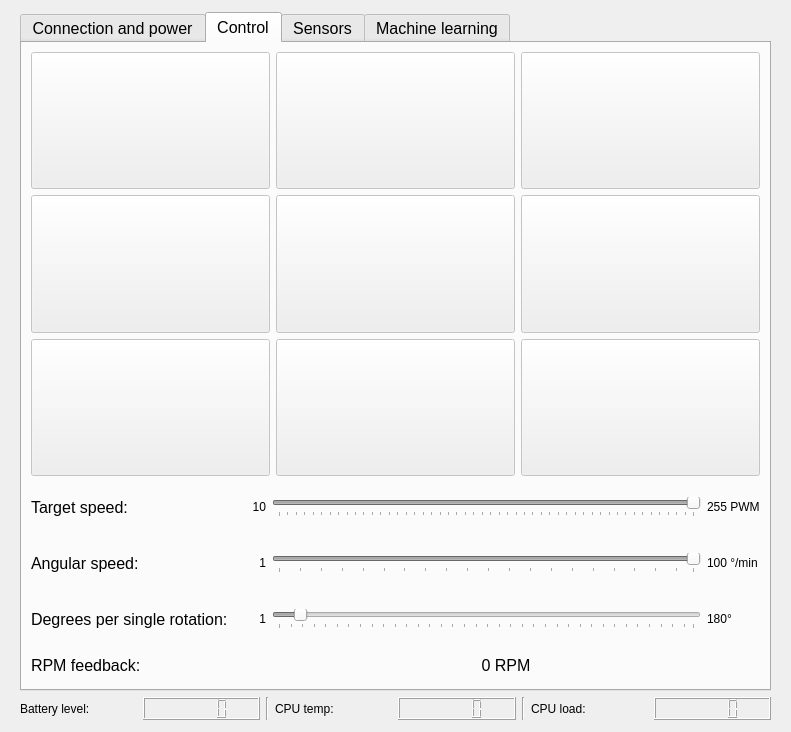
<?xml version="1.0" encoding="UTF-8"?>
<ui version="4.0">
 <class>Main</class>
 <widget class="QMainWindow" name="Main">
  <property name="geometry">
   <rect>
    <x>0</x>
    <y>0</y>
    <width>791</width>
    <height>732</height>
   </rect>
  </property>
  <property name="windowTitle">
   <string>Main</string>
  </property>
  <widget class="QWidget" name="centralwidget">
   <layout class="QGridLayout" name="gridLayout">
    <property name="leftMargin">
     <number>20</number>
    </property>
    <property name="topMargin">
     <number>12</number>
    </property>
    <property name="rightMargin">
     <number>20</number>
    </property>
    <property name="bottomMargin">
     <number>12</number>
    </property>
    <item row="1" column="0" colspan="3">
     <layout class="QHBoxLayout" name="horizontalLayout">
      <item>
       <widget class="QLabel" name="batteryLabel">
        <property name="text">
         <string>Battery level:</string>
        </property>
       </widget>
      </item>
      <item>
       <widget class="QLCDNumber" name="batteryNumber">
        <property name="font">
         <font>
          <pointsize>10</pointsize>
          <weight>75</weight>
          <bold>true</bold>
         </font>
        </property>
       </widget>
      </item>
      <item>
       <widget class="Line" name="line">
        <property name="orientation">
         <enum>Qt::Vertical</enum>
        </property>
       </widget>
      </item>
      <item>
       <widget class="QLabel" name="cpuTempLabel">
        <property name="text">
         <string>CPU temp:</string>
        </property>
       </widget>
      </item>
      <item>
       <widget class="QLCDNumber" name="cpuTempNumber">
        <property name="font">
         <font>
          <pointsize>10</pointsize>
          <weight>75</weight>
          <bold>true</bold>
         </font>
        </property>
       </widget>
      </item>
      <item>
       <widget class="Line" name="line_3">
        <property name="orientation">
         <enum>Qt::Vertical</enum>
        </property>
       </widget>
      </item>
      <item>
       <widget class="QLabel" name="label_11">
        <property name="text">
         <string>CPU load:</string>
        </property>
       </widget>
      </item>
      <item>
       <widget class="QLCDNumber" name="lcdNumber"/>
      </item>
     </layout>
    </item>
    <item row="0" column="0" colspan="3">
     <widget class="QTabWidget" name="tabWidget">
      <property name="enabled">
       <bool>true</bool>
      </property>
      <property name="font">
       <font>
        <pointsize>12</pointsize>
        <weight>50</weight>
        <bold>false</bold>
       </font>
      </property>
      <property name="currentIndex">
       <number>1</number>
      </property>
      <widget class="QWidget" name="connTab">
       <attribute name="title">
        <string>Connection and power</string>
       </attribute>
       <layout class="QGridLayout" name="gridLayout_6" rowstretch="0,0,0,0,0,0" columnstretch="0,0,0">
        <property name="leftMargin">
         <number>15</number>
        </property>
        <property name="rightMargin">
         <number>15</number>
        </property>
        <item row="5" column="2">
         <spacer name="verticalSpacer_2">
          <property name="orientation">
           <enum>Qt::Vertical</enum>
          </property>
          <property name="sizeHint" stdset="0">
           <size>
            <width>20</width>
            <height>40</height>
           </size>
          </property>
         </spacer>
        </item>
        <item row="3" column="1" colspan="2">
         <widget class="Line" name="line_2">
          <property name="orientation">
           <enum>Qt::Horizontal</enum>
          </property>
         </widget>
        </item>
        <item row="4" column="2">
         <widget class="QCheckBox" name="motorPowerBox">
          <property name="text">
           <string>Enabled</string>
          </property>
         </widget>
        </item>
        <item row="1" column="1">
         <widget class="QLabel" name="ipLabel">
          <property name="font">
           <font>
            <pointsize>12</pointsize>
            <weight>75</weight>
            <bold>true</bold>
           </font>
          </property>
          <property name="text">
           <string>Server IP:</string>
          </property>
         </widget>
        </item>
        <item row="1" column="2">
         <widget class="QLineEdit" name="ipField">
          <property name="font">
           <font>
            <pointsize>12</pointsize>
            <weight>50</weight>
            <bold>false</bold>
           </font>
          </property>
          <property name="text">
           <string>localhost</string>
          </property>
         </widget>
        </item>
        <item row="2" column="2">
         <widget class="QPushButton" name="connectButton">
          <property name="minimumSize">
           <size>
            <width>0</width>
            <height>50</height>
           </size>
          </property>
          <property name="font">
           <font>
            <pointsize>17</pointsize>
            <weight>75</weight>
            <bold>true</bold>
           </font>
          </property>
          <property name="text">
           <string>Connect</string>
          </property>
          <property name="icon">
           <iconset>
            <normaloff>res/wifi.svg</normaloff>res/wifi.svg</iconset>
          </property>
          <property name="iconSize">
           <size>
            <width>32</width>
            <height>32</height>
           </size>
          </property>
         </widget>
        </item>
        <item row="4" column="1">
         <widget class="QLabel" name="label_10">
          <property name="text">
           <string>Motor power:</string>
          </property>
         </widget>
        </item>
       </layout>
      </widget>
      <widget class="QWidget" name="moveTab">
       <property name="enabled">
        <bool>true</bool>
       </property>
       <attribute name="title">
        <string>Control</string>
       </attribute>
       <layout class="QGridLayout" name="gridLayout_5">
        <item row="4" column="0">
         <widget class="QPushButton" name="moveDownLeft">
          <property name="enabled">
           <bool>false</bool>
          </property>
          <property name="sizePolicy">
           <sizepolicy hsizetype="Expanding" vsizetype="Expanding">
            <horstretch>0</horstretch>
            <verstretch>0</verstretch>
           </sizepolicy>
          </property>
          <property name="text">
           <string/>
          </property>
          <property name="icon">
           <iconset>
            <normaloff>res/arrow_downleft.svg</normaloff>res/arrow_downleft.svg</iconset>
          </property>
          <property name="iconSize">
           <size>
            <width>128</width>
            <height>128</height>
           </size>
          </property>
         </widget>
        </item>
        <item row="4" column="2">
         <widget class="QPushButton" name="moveDownRight">
          <property name="enabled">
           <bool>false</bool>
          </property>
          <property name="sizePolicy">
           <sizepolicy hsizetype="Expanding" vsizetype="Expanding">
            <horstretch>0</horstretch>
            <verstretch>0</verstretch>
           </sizepolicy>
          </property>
          <property name="text">
           <string/>
          </property>
          <property name="icon">
           <iconset>
            <normaloff>res/arrow_downright.svg</normaloff>res/arrow_downright.svg</iconset>
          </property>
          <property name="iconSize">
           <size>
            <width>128</width>
            <height>128</height>
           </size>
          </property>
         </widget>
        </item>
        <item row="5" column="0" rowspan="2" colspan="3">
         <layout class="QGridLayout" name="gridLayout_8" rowstretch="0,0,0,0" columnstretch="1,0,2,0" rowminimumheight="50,50,50,30">
          <property name="topMargin">
           <number>0</number>
          </property>
          <property name="bottomMargin">
           <number>0</number>
          </property>
          <item row="1" column="2">
           <widget class="QSlider" name="rotSpeedSlider">
            <property name="enabled">
             <bool>false</bool>
            </property>
            <property name="minimum">
             <number>1</number>
            </property>
            <property name="maximum">
             <number>100</number>
            </property>
            <property name="singleStep">
             <number>5</number>
            </property>
            <property name="value">
             <number>100</number>
            </property>
            <property name="orientation">
             <enum>Qt::Horizontal</enum>
            </property>
            <property name="tickPosition">
             <enum>QSlider::TicksBelow</enum>
            </property>
            <property name="tickInterval">
             <number>5</number>
            </property>
           </widget>
          </item>
          <item row="1" column="1">
           <widget class="QLabel" name="label_5">
            <property name="font">
             <font>
              <pointsize>9</pointsize>
              <weight>50</weight>
              <bold>false</bold>
             </font>
            </property>
            <property name="text">
             <string>1</string>
            </property>
            <property name="alignment">
             <set>Qt::AlignRight|Qt::AlignTrailing|Qt::AlignVCenter</set>
            </property>
           </widget>
          </item>
          <item row="1" column="0">
           <widget class="QLabel" name="label_2">
            <property name="text">
             <string>Angular speed:</string>
            </property>
           </widget>
          </item>
          <item row="0" column="0">
           <widget class="QLabel" name="speedLabel">
            <property name="font">
             <font>
              <pointsize>12</pointsize>
              <weight>50</weight>
              <bold>false</bold>
             </font>
            </property>
            <property name="text">
             <string>Target speed:</string>
            </property>
           </widget>
          </item>
          <item row="3" column="0">
           <widget class="QLabel" name="label">
            <property name="text">
             <string>RPM feedback:</string>
            </property>
           </widget>
          </item>
          <item row="0" column="1">
           <widget class="QLabel" name="label_4">
            <property name="font">
             <font>
              <pointsize>9</pointsize>
              <weight>50</weight>
              <bold>false</bold>
             </font>
            </property>
            <property name="text">
             <string>10</string>
            </property>
            <property name="alignment">
             <set>Qt::AlignRight|Qt::AlignTrailing|Qt::AlignVCenter</set>
            </property>
           </widget>
          </item>
          <item row="2" column="1">
           <widget class="QLabel" name="label_6">
            <property name="font">
             <font>
              <pointsize>9</pointsize>
              <weight>50</weight>
              <bold>false</bold>
             </font>
            </property>
            <property name="text">
             <string>1</string>
            </property>
            <property name="alignment">
             <set>Qt::AlignRight|Qt::AlignTrailing|Qt::AlignVCenter</set>
            </property>
           </widget>
          </item>
          <item row="2" column="0">
           <widget class="QLabel" name="label_3">
            <property name="text">
             <string>Degrees per single rotation:</string>
            </property>
           </widget>
          </item>
          <item row="2" column="2">
           <widget class="QSlider" name="degPerClickSlider">
            <property name="enabled">
             <bool>false</bool>
            </property>
            <property name="minimum">
             <number>1</number>
            </property>
            <property name="maximum">
             <number>180</number>
            </property>
            <property name="singleStep">
             <number>5</number>
            </property>
            <property name="value">
             <number>10</number>
            </property>
            <property name="orientation">
             <enum>Qt::Horizontal</enum>
            </property>
            <property name="tickPosition">
             <enum>QSlider::TicksBelow</enum>
            </property>
            <property name="tickInterval">
             <number>5</number>
            </property>
           </widget>
          </item>
          <item row="0" column="2">
           <widget class="QSlider" name="speedSlider">
            <property name="enabled">
             <bool>false</bool>
            </property>
            <property name="minimum">
             <number>10</number>
            </property>
            <property name="maximum">
             <number>255</number>
            </property>
            <property name="singleStep">
             <number>5</number>
            </property>
            <property name="value">
             <number>255</number>
            </property>
            <property name="sliderPosition">
             <number>255</number>
            </property>
            <property name="orientation">
             <enum>Qt::Horizontal</enum>
            </property>
            <property name="tickPosition">
             <enum>QSlider::TicksBelow</enum>
            </property>
            <property name="tickInterval">
             <number>5</number>
            </property>
           </widget>
          </item>
          <item row="0" column="3">
           <widget class="QLabel" name="label_7">
            <property name="font">
             <font>
              <pointsize>9</pointsize>
              <weight>50</weight>
              <bold>false</bold>
             </font>
            </property>
            <property name="text">
             <string>255 PWM</string>
            </property>
           </widget>
          </item>
          <item row="1" column="3">
           <widget class="QLabel" name="label_8">
            <property name="font">
             <font>
              <pointsize>9</pointsize>
              <weight>50</weight>
              <bold>false</bold>
             </font>
            </property>
            <property name="text">
             <string>100 °/min</string>
            </property>
           </widget>
          </item>
          <item row="2" column="3">
           <widget class="QLabel" name="label_9">
            <property name="font">
             <font>
              <pointsize>9</pointsize>
              <weight>50</weight>
              <bold>false</bold>
             </font>
            </property>
            <property name="text">
             <string>180°</string>
            </property>
           </widget>
          </item>
          <item row="3" column="1" colspan="3">
           <widget class="QLabel" name="motorRPMLabel">
            <property name="text">
             <string>0 RPM</string>
            </property>
            <property name="alignment">
             <set>Qt::AlignCenter</set>
            </property>
           </widget>
          </item>
         </layout>
        </item>
        <item row="3" column="0">
         <widget class="QPushButton" name="rotCCWBtn">
          <property name="enabled">
           <bool>false</bool>
          </property>
          <property name="sizePolicy">
           <sizepolicy hsizetype="Expanding" vsizetype="Expanding">
            <horstretch>0</horstretch>
            <verstretch>0</verstretch>
           </sizepolicy>
          </property>
          <property name="font">
           <font>
            <pointsize>11</pointsize>
            <weight>75</weight>
            <bold>true</bold>
           </font>
          </property>
          <property name="text">
           <string/>
          </property>
          <property name="icon">
           <iconset>
            <normalon>res/rotate_ccw.svg</normalon>
           </iconset>
          </property>
          <property name="iconSize">
           <size>
            <width>128</width>
            <height>128</height>
           </size>
          </property>
         </widget>
        </item>
        <item row="1" column="2">
         <widget class="QPushButton" name="moveUpRight">
          <property name="enabled">
           <bool>false</bool>
          </property>
          <property name="sizePolicy">
           <sizepolicy hsizetype="Expanding" vsizetype="Expanding">
            <horstretch>0</horstretch>
            <verstretch>0</verstretch>
           </sizepolicy>
          </property>
          <property name="font">
           <font>
            <pointsize>11</pointsize>
            <weight>75</weight>
            <bold>true</bold>
           </font>
          </property>
          <property name="text">
           <string/>
          </property>
          <property name="icon">
           <iconset>
            <normalon>res/arrow_upright.svg</normalon>
           </iconset>
          </property>
          <property name="iconSize">
           <size>
            <width>128</width>
            <height>128</height>
           </size>
          </property>
         </widget>
        </item>
        <item row="3" column="1">
         <widget class="QPushButton" name="moveStop">
          <property name="enabled">
           <bool>false</bool>
          </property>
          <property name="sizePolicy">
           <sizepolicy hsizetype="Expanding" vsizetype="Expanding">
            <horstretch>0</horstretch>
            <verstretch>0</verstretch>
           </sizepolicy>
          </property>
          <property name="font">
           <font>
            <pointsize>11</pointsize>
            <weight>75</weight>
            <bold>true</bold>
           </font>
          </property>
          <property name="text">
           <string/>
          </property>
          <property name="icon">
           <iconset>
            <normalon>res/stop.svg</normalon>
           </iconset>
          </property>
          <property name="iconSize">
           <size>
            <width>128</width>
            <height>128</height>
           </size>
          </property>
         </widget>
        </item>
        <item row="1" column="1">
         <widget class="QPushButton" name="moveUp">
          <property name="enabled">
           <bool>false</bool>
          </property>
          <property name="sizePolicy">
           <sizepolicy hsizetype="Expanding" vsizetype="Expanding">
            <horstretch>0</horstretch>
            <verstretch>0</verstretch>
           </sizepolicy>
          </property>
          <property name="font">
           <font>
            <pointsize>11</pointsize>
            <weight>75</weight>
            <bold>true</bold>
           </font>
          </property>
          <property name="text">
           <string/>
          </property>
          <property name="icon">
           <iconset>
            <normalon>res/arrow_up.svg</normalon>
           </iconset>
          </property>
          <property name="iconSize">
           <size>
            <width>128</width>
            <height>128</height>
           </size>
          </property>
         </widget>
        </item>
        <item row="3" column="2">
         <widget class="QPushButton" name="rotCWBtn">
          <property name="enabled">
           <bool>false</bool>
          </property>
          <property name="sizePolicy">
           <sizepolicy hsizetype="Expanding" vsizetype="Expanding">
            <horstretch>0</horstretch>
            <verstretch>0</verstretch>
           </sizepolicy>
          </property>
          <property name="font">
           <font>
            <pointsize>11</pointsize>
            <weight>75</weight>
            <bold>true</bold>
           </font>
          </property>
          <property name="text">
           <string/>
          </property>
          <property name="icon">
           <iconset>
            <normalon>res/rotate_cw.svg</normalon>
           </iconset>
          </property>
          <property name="iconSize">
           <size>
            <width>128</width>
            <height>128</height>
           </size>
          </property>
         </widget>
        </item>
        <item row="1" column="0">
         <widget class="QPushButton" name="moveUpLeft">
          <property name="enabled">
           <bool>false</bool>
          </property>
          <property name="sizePolicy">
           <sizepolicy hsizetype="Expanding" vsizetype="Expanding">
            <horstretch>0</horstretch>
            <verstretch>0</verstretch>
           </sizepolicy>
          </property>
          <property name="font">
           <font>
            <pointsize>11</pointsize>
            <weight>75</weight>
            <bold>true</bold>
           </font>
          </property>
          <property name="text">
           <string/>
          </property>
          <property name="icon">
           <iconset>
            <normalon>res/arrow_upleft.svg</normalon>
           </iconset>
          </property>
          <property name="iconSize">
           <size>
            <width>128</width>
            <height>128</height>
           </size>
          </property>
         </widget>
        </item>
        <item row="4" column="1">
         <widget class="QPushButton" name="moveDown">
          <property name="enabled">
           <bool>false</bool>
          </property>
          <property name="sizePolicy">
           <sizepolicy hsizetype="Expanding" vsizetype="Expanding">
            <horstretch>0</horstretch>
            <verstretch>0</verstretch>
           </sizepolicy>
          </property>
          <property name="font">
           <font>
            <pointsize>11</pointsize>
            <weight>75</weight>
            <bold>true</bold>
           </font>
          </property>
          <property name="text">
           <string/>
          </property>
          <property name="icon">
           <iconset>
            <normalon>res/arrow_down.svg</normalon>
           </iconset>
          </property>
          <property name="iconSize">
           <size>
            <width>128</width>
            <height>128</height>
           </size>
          </property>
         </widget>
        </item>
       </layout>
      </widget>
      <widget class="QWidget" name="sensorsTab">
       <attribute name="title">
        <string>Sensors</string>
       </attribute>
       <layout class="QGridLayout" name="gridLayout_2" rowstretch="0,3,3,3,2" columnstretch="4,6,1">
        <property name="leftMargin">
         <number>15</number>
        </property>
        <property name="rightMargin">
         <number>15</number>
        </property>
        <item row="1" column="0">
         <widget class="QLabel" name="accelLabel">
          <property name="font">
           <font>
            <pointsize>16</pointsize>
            <weight>50</weight>
            <bold>false</bold>
           </font>
          </property>
          <property name="text">
           <string>Accelerometer:</string>
          </property>
          <property name="alignment">
           <set>Qt::AlignLeading|Qt::AlignLeft|Qt::AlignTop</set>
          </property>
         </widget>
        </item>
        <item row="4" column="1">
         <layout class="QGridLayout" name="gridLayout_7">
          <item row="0" column="1">
           <widget class="QLCDNumber" name="irSxDistNumber">
            <property name="sizePolicy">
             <sizepolicy hsizetype="Minimum" vsizetype="Minimum">
              <horstretch>0</horstretch>
              <verstretch>0</verstretch>
             </sizepolicy>
            </property>
            <property name="digitCount">
             <number>7</number>
            </property>
           </widget>
          </item>
          <item row="1" column="1">
           <widget class="QLCDNumber" name="irDxDistNumber">
            <property name="sizePolicy">
             <sizepolicy hsizetype="Minimum" vsizetype="Minimum">
              <horstretch>0</horstretch>
              <verstretch>0</verstretch>
             </sizepolicy>
            </property>
            <property name="digitCount">
             <number>7</number>
            </property>
           </widget>
          </item>
          <item row="0" column="0">
           <widget class="QLabel" name="irSxDistLabel">
            <property name="font">
             <font>
              <pointsize>9</pointsize>
              <weight>50</weight>
              <bold>false</bold>
             </font>
            </property>
            <property name="text">
             <string>1:</string>
            </property>
            <property name="alignment">
             <set>Qt::AlignCenter</set>
            </property>
           </widget>
          </item>
          <item row="1" column="0">
           <widget class="QLabel" name="irDxDistLabel">
            <property name="font">
             <font>
              <pointsize>9</pointsize>
              <weight>50</weight>
              <bold>false</bold>
             </font>
            </property>
            <property name="text">
             <string>2:</string>
            </property>
            <property name="alignment">
             <set>Qt::AlignCenter</set>
            </property>
           </widget>
          </item>
         </layout>
        </item>
        <item row="2" column="2">
         <widget class="QLabel" name="gyroUnitLabel">
          <property name="font">
           <font>
            <pointsize>14</pointsize>
            <weight>50</weight>
            <bold>false</bold>
           </font>
          </property>
          <property name="text">
           <string>rad/s</string>
          </property>
          <property name="alignment">
           <set>Qt::AlignCenter</set>
          </property>
         </widget>
        </item>
        <item row="3" column="1">
         <layout class="QGridLayout" name="gridLayout_4">
          <item row="1" column="0">
           <widget class="QLabel" name="magnYLabel">
            <property name="font">
             <font>
              <pointsize>9</pointsize>
              <weight>50</weight>
              <bold>false</bold>
             </font>
            </property>
            <property name="text">
             <string>Y =</string>
            </property>
            <property name="alignment">
             <set>Qt::AlignCenter</set>
            </property>
           </widget>
          </item>
          <item row="0" column="0">
           <widget class="QLabel" name="magnXLabel">
            <property name="font">
             <font>
              <pointsize>9</pointsize>
              <weight>50</weight>
              <bold>false</bold>
             </font>
            </property>
            <property name="text">
             <string>X =</string>
            </property>
            <property name="alignment">
             <set>Qt::AlignCenter</set>
            </property>
           </widget>
          </item>
          <item row="0" column="1">
           <widget class="QLCDNumber" name="magnXNumber">
            <property name="sizePolicy">
             <sizepolicy hsizetype="Minimum" vsizetype="Minimum">
              <horstretch>0</horstretch>
              <verstretch>0</verstretch>
             </sizepolicy>
            </property>
            <property name="digitCount">
             <number>6</number>
            </property>
           </widget>
          </item>
          <item row="1" column="1">
           <widget class="QLCDNumber" name="magnYNumber">
            <property name="sizePolicy">
             <sizepolicy hsizetype="Minimum" vsizetype="Minimum">
              <horstretch>0</horstretch>
              <verstretch>0</verstretch>
             </sizepolicy>
            </property>
            <property name="digitCount">
             <number>6</number>
            </property>
           </widget>
          </item>
          <item row="2" column="0">
           <widget class="QLabel" name="magnZLabel">
            <property name="font">
             <font>
              <pointsize>9</pointsize>
              <weight>50</weight>
              <bold>false</bold>
             </font>
            </property>
            <property name="text">
             <string>Z =</string>
            </property>
            <property name="alignment">
             <set>Qt::AlignCenter</set>
            </property>
           </widget>
          </item>
          <item row="2" column="1">
           <widget class="QLCDNumber" name="magnZNumber">
            <property name="sizePolicy">
             <sizepolicy hsizetype="Minimum" vsizetype="Minimum">
              <horstretch>0</horstretch>
              <verstretch>0</verstretch>
             </sizepolicy>
            </property>
            <property name="digitCount">
             <number>6</number>
            </property>
           </widget>
          </item>
         </layout>
        </item>
        <item row="3" column="2">
         <widget class="QLabel" name="magnUnitLabel">
          <property name="font">
           <font>
            <pointsize>14</pointsize>
            <weight>50</weight>
            <bold>false</bold>
           </font>
          </property>
          <property name="text">
           <string>uT</string>
          </property>
          <property name="alignment">
           <set>Qt::AlignCenter</set>
          </property>
         </widget>
        </item>
        <item row="2" column="0">
         <widget class="QLabel" name="gyroLabel">
          <property name="font">
           <font>
            <pointsize>16</pointsize>
            <weight>50</weight>
            <bold>false</bold>
           </font>
          </property>
          <property name="text">
           <string>Gyroscope:</string>
          </property>
          <property name="alignment">
           <set>Qt::AlignLeading|Qt::AlignLeft|Qt::AlignTop</set>
          </property>
         </widget>
        </item>
        <item row="4" column="2">
         <widget class="QLabel" name="distanceUnitLabel">
          <property name="font">
           <font>
            <pointsize>14</pointsize>
            <weight>50</weight>
            <bold>false</bold>
           </font>
          </property>
          <property name="text">
           <string>cm</string>
          </property>
          <property name="alignment">
           <set>Qt::AlignCenter</set>
          </property>
         </widget>
        </item>
        <item row="2" column="1">
         <layout class="QGridLayout" name="gridLayout_3">
          <item row="1" column="1">
           <widget class="QLCDNumber" name="gyroYNumber">
            <property name="sizePolicy">
             <sizepolicy hsizetype="Minimum" vsizetype="Minimum">
              <horstretch>0</horstretch>
              <verstretch>0</verstretch>
             </sizepolicy>
            </property>
            <property name="digitCount">
             <number>6</number>
            </property>
           </widget>
          </item>
          <item row="0" column="0">
           <widget class="QLabel" name="gyroXLabel">
            <property name="font">
             <font>
              <pointsize>9</pointsize>
              <weight>50</weight>
              <bold>false</bold>
             </font>
            </property>
            <property name="text">
             <string>X =</string>
            </property>
            <property name="alignment">
             <set>Qt::AlignCenter</set>
            </property>
           </widget>
          </item>
          <item row="0" column="1">
           <widget class="QLCDNumber" name="gyroXNumber">
            <property name="sizePolicy">
             <sizepolicy hsizetype="Minimum" vsizetype="Minimum">
              <horstretch>0</horstretch>
              <verstretch>0</verstretch>
             </sizepolicy>
            </property>
            <property name="digitCount">
             <number>6</number>
            </property>
           </widget>
          </item>
          <item row="1" column="0">
           <widget class="QLabel" name="gyroYLabel">
            <property name="font">
             <font>
              <pointsize>9</pointsize>
              <weight>50</weight>
              <bold>false</bold>
             </font>
            </property>
            <property name="text">
             <string>Y =</string>
            </property>
            <property name="alignment">
             <set>Qt::AlignCenter</set>
            </property>
           </widget>
          </item>
          <item row="2" column="0">
           <widget class="QLabel" name="gyroZLabel">
            <property name="font">
             <font>
              <pointsize>9</pointsize>
              <weight>50</weight>
              <bold>false</bold>
             </font>
            </property>
            <property name="text">
             <string>Z =</string>
            </property>
            <property name="alignment">
             <set>Qt::AlignCenter</set>
            </property>
           </widget>
          </item>
          <item row="2" column="1">
           <widget class="QLCDNumber" name="gyroZNumber">
            <property name="sizePolicy">
             <sizepolicy hsizetype="Minimum" vsizetype="Minimum">
              <horstretch>0</horstretch>
              <verstretch>0</verstretch>
             </sizepolicy>
            </property>
            <property name="digitCount">
             <number>6</number>
            </property>
           </widget>
          </item>
         </layout>
        </item>
        <item row="3" column="0">
         <widget class="QLabel" name="magnLabel">
          <property name="font">
           <font>
            <pointsize>16</pointsize>
            <weight>50</weight>
            <bold>false</bold>
           </font>
          </property>
          <property name="text">
           <string>Magnetometer:</string>
          </property>
          <property name="alignment">
           <set>Qt::AlignLeading|Qt::AlignLeft|Qt::AlignTop</set>
          </property>
         </widget>
        </item>
        <item row="1" column="1">
         <layout class="QGridLayout" name="accelLayout">
          <item row="1" column="0">
           <widget class="QLabel" name="accelYLabel">
            <property name="font">
             <font>
              <pointsize>9</pointsize>
              <weight>50</weight>
              <bold>false</bold>
             </font>
            </property>
            <property name="text">
             <string>Y =</string>
            </property>
            <property name="alignment">
             <set>Qt::AlignCenter</set>
            </property>
           </widget>
          </item>
          <item row="2" column="1">
           <widget class="QLCDNumber" name="accelZNumber">
            <property name="sizePolicy">
             <sizepolicy hsizetype="Minimum" vsizetype="Minimum">
              <horstretch>0</horstretch>
              <verstretch>0</verstretch>
             </sizepolicy>
            </property>
            <property name="digitCount">
             <number>6</number>
            </property>
           </widget>
          </item>
          <item row="0" column="1">
           <widget class="QLCDNumber" name="accelXNumber">
            <property name="sizePolicy">
             <sizepolicy hsizetype="Minimum" vsizetype="Minimum">
              <horstretch>0</horstretch>
              <verstretch>0</verstretch>
             </sizepolicy>
            </property>
            <property name="digitCount">
             <number>6</number>
            </property>
           </widget>
          </item>
          <item row="1" column="1">
           <widget class="QLCDNumber" name="accelYNumber">
            <property name="sizePolicy">
             <sizepolicy hsizetype="Minimum" vsizetype="Minimum">
              <horstretch>0</horstretch>
              <verstretch>0</verstretch>
             </sizepolicy>
            </property>
            <property name="digitCount">
             <number>6</number>
            </property>
           </widget>
          </item>
          <item row="0" column="0">
           <widget class="QLabel" name="accelXLabel">
            <property name="font">
             <font>
              <pointsize>9</pointsize>
              <weight>50</weight>
              <bold>false</bold>
             </font>
            </property>
            <property name="text">
             <string>X =</string>
            </property>
            <property name="alignment">
             <set>Qt::AlignCenter</set>
            </property>
           </widget>
          </item>
          <item row="2" column="0">
           <widget class="QLabel" name="accelZLabel">
            <property name="font">
             <font>
              <pointsize>9</pointsize>
              <weight>50</weight>
              <bold>false</bold>
             </font>
            </property>
            <property name="text">
             <string>Z =</string>
            </property>
            <property name="alignment">
             <set>Qt::AlignCenter</set>
            </property>
           </widget>
          </item>
         </layout>
        </item>
        <item row="1" column="2">
         <widget class="QLabel" name="accelUnitLabel">
          <property name="sizePolicy">
           <sizepolicy hsizetype="Minimum" vsizetype="Preferred">
            <horstretch>0</horstretch>
            <verstretch>0</verstretch>
           </sizepolicy>
          </property>
          <property name="font">
           <font>
            <pointsize>14</pointsize>
            <weight>50</weight>
            <bold>false</bold>
           </font>
          </property>
          <property name="text">
           <string>m/s</string>
          </property>
          <property name="alignment">
           <set>Qt::AlignCenter</set>
          </property>
         </widget>
        </item>
        <item row="4" column="0">
         <widget class="QLabel" name="irDistLabel">
          <property name="font">
           <font>
            <pointsize>16</pointsize>
            <weight>50</weight>
            <bold>false</bold>
           </font>
          </property>
          <property name="text">
           <string>Distance:</string>
          </property>
          <property name="alignment">
           <set>Qt::AlignLeading|Qt::AlignLeft|Qt::AlignTop</set>
          </property>
         </widget>
        </item>
       </layout>
      </widget>
      <widget class="QWidget" name="mlTab">
       <attribute name="title">
        <string>Machine learning</string>
       </attribute>
       <layout class="QHBoxLayout" name="horizontalLayout_2">
        <item>
         <spacer name="horizontalSpacer">
          <property name="orientation">
           <enum>Qt::Horizontal</enum>
          </property>
          <property name="sizeHint" stdset="0">
           <size>
            <width>40</width>
            <height>20</height>
           </size>
          </property>
         </spacer>
        </item>
        <item>
         <widget class="QCheckBox" name="enableMLBox">
          <property name="enabled">
           <bool>true</bool>
          </property>
          <property name="font">
           <font>
            <pointsize>18</pointsize>
            <weight>75</weight>
            <bold>true</bold>
           </font>
          </property>
          <property name="text">
           <string>Enable</string>
          </property>
         </widget>
        </item>
        <item>
         <spacer name="horizontalSpacer_2">
          <property name="orientation">
           <enum>Qt::Horizontal</enum>
          </property>
          <property name="sizeHint" stdset="0">
           <size>
            <width>40</width>
            <height>20</height>
           </size>
          </property>
         </spacer>
        </item>
       </layout>
      </widget>
     </widget>
    </item>
   </layout>
  </widget>
 </widget>
 <resources/>
 <connections/>
</ui>
